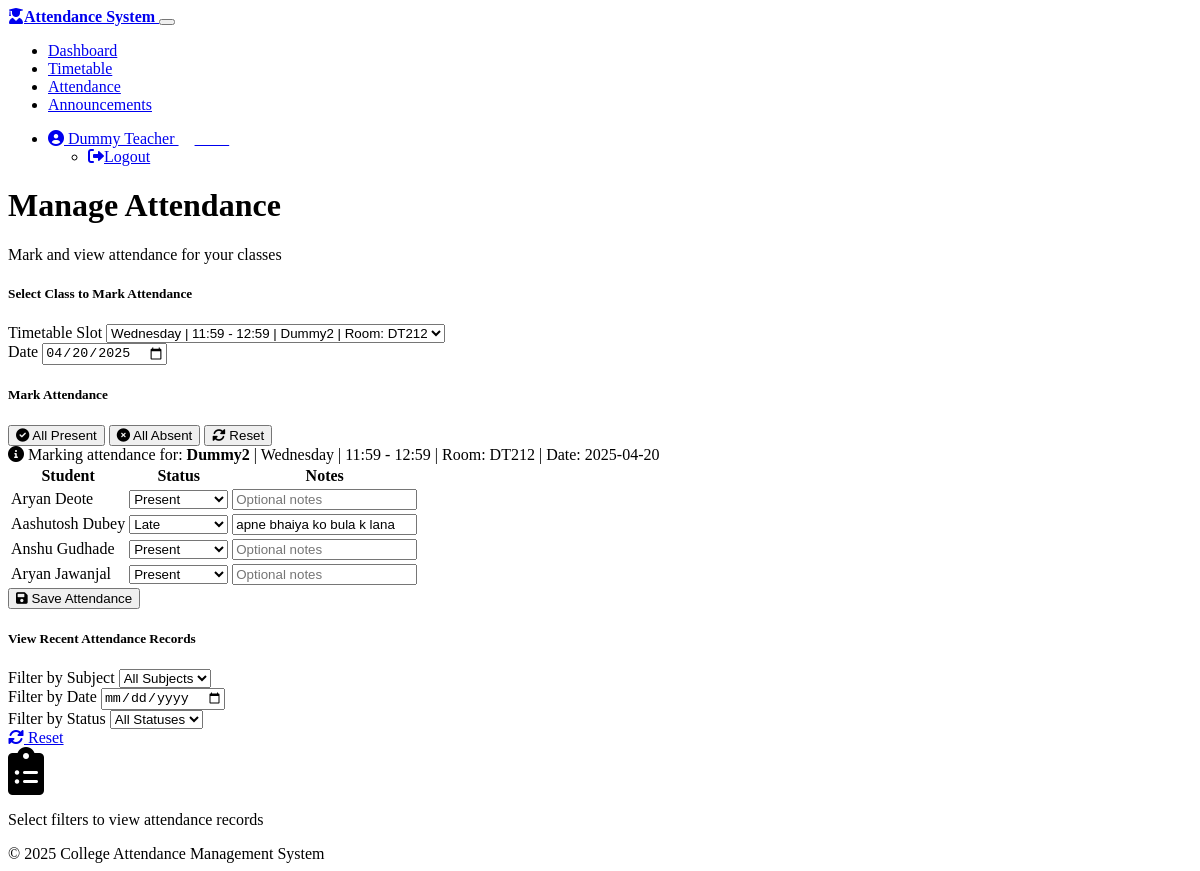
Screenshot of /teacher/attendance?slot_id=9&date=2025-04-20 (signed in) with the database file from the repository.
### models.py (models this page shows, shortened)
class Subject(db.Model):
    id = db.Column(db.Integer, primary_key=True)
    name = db.Column(db.String(100), nullable=False)
    code = db.Column(db.String(20), nullable=False, unique=True)
    description = db.Column(db.Text, nullable=True)
    teacher_id = db.Column(db.Integer, db.ForeignKey('user.id'), nullable=True)
    created_at = db.Column(db.DateTime, default=datetime.utcnow)
    updated_at = db.Column(db.DateTime, default=datetime.utcnow, onupdate=datetime.utcnow)
    timetable_slots = db.relationship('TimetableSlot', backref='subject', lazy=True)
    attendances = db.relationship('Attendance', backref='subject', lazy=True)
    announcements = db.relationship('Announcement', backref='subject', lazy=True)

class TimetableSlot(db.Model):
    id = db.Column(db.Integer, primary_key=True)
    day = db.Column(db.Enum(DayOfWeek), nullable=False)
    start_time = db.Column(db.Time, nullable=False)
    end_time = db.Column(db.Time, nullable=False)
    room = db.Column(db.String(50), nullable=True)
    subject_id = db.Column(db.Integer, db.ForeignKey('subject.id'), nullable=False)
    created_at = db.Column(db.DateTime, default=datetime.utcnow)
    updated_at = db.Column(db.DateTime, default=datetime.utcnow, onupdate=datetime.utcnow)
    attendances = db.relationship('Attendance', backref='timetable_slot', lazy=True)

class User(db.Model):
    id = db.Column(db.Integer, primary_key=True)
    email = db.Column(db.String(120), unique=True, nullable=False)
    password_hash = db.Column(db.String(256), nullable=False)
    first_name = db.Column(db.String(50), nullable=False)
    last_name = db.Column(db.String(50), nullable=False)
    role = db.Column(db.Enum(UserRole), nullable=False)
    created_at = db.Column(db.DateTime, default=datetime.utcnow)
    updated_at = db.Column(db.DateTime, default=datetime.utcnow, onupdate=datetime.utcnow)
    attendances = db.relationship('Attendance', backref='user', lazy=True, foreign_keys='Attendance.student_id')
    teachings = db.relationship('Subject', backref='teacher', lazy=True)
    announcements = db.relationship('Announcement', backref='creator', lazy=True)
    @property
    def full_name(self):
        return f"{self.first_name} {self.last_name}"

class Attendance(db.Model):
    id = db.Column(db.Integer, primary_key=True)
    date = db.Column(db.Date, nullable=False)
    status = db.Column(db.Enum(AttendanceStatus), nullable=False)
    notes = db.Column(db.Text, nullable=True)
    subject_id = db.Column(db.Integer, db.ForeignKey('subject.id'), nullable=False)
    student_id = db.Column(db.Integer, db.ForeignKey('user.id'), nullable=False)
    timetable_slot_id = db.Column(db.Integer, db.ForeignKey('timetable_slot.id'), nullable=False)
    marked_by_id = db.Column(db.Integer, db.ForeignKey('user.id'), nullable=False)
    created_at = db.Column(db.DateTime, default=datetime.utcnow)
    updated_at = db.Column(db.DateTime, default=datetime.utcnow, onupdate=datetime.utcnow)
    marked_by = db.relationship('User', foreign_keys=[marked_by_id])

### routes.py (the view, shortened to what this page needs)
    @app.route('/teacher/attendance', methods=['GET', 'POST'])
    @teacher_required()
    def teacher_attendance():
        user = get_current_user()
        teacher_subjects = Subject.query.filter_by(teacher_id=user.id).all()
        subject_ids = [subject.id for subject in teacher_subjects]
        timetable_slots = TimetableSlot.query.filter(
            TimetableSlot.subject_id.in_(subject_ids)
        ).order_by(TimetableSlot.day, TimetableSlot.start_time).all()
        subject_students = {}
        for subject in teacher_subjects:
            enrolled_students = db.session.query(User).join(
                student_subject, User.id == student_subject.c.student_id
            ).filter(student_subject.c.subject_id == subject.id).all()
            subject_students[subject.id] = enrolled_students
        selected_slot_id = request.args.get('slot_id')
        selected_date = request.args.get('date', datetime.now().strftime('%Y-%m-%d'))
        attendance_records = {}
        if selected_slot_id:
            selected_slot = TimetableSlot.query.get(selected_slot_id)
            if selected_slot and selected_slot.subject_id in subject_ids:
                selected_subject_id = selected_slot.subject_id
                students = subject_students.get(selected_subject_id, [])
                try:
                    attendance_date = datetime.strptime(selected_date, '%Y-%m-%d').date()
                    existing_records = Attendance.query.filter_by(
                        date=attendance_date,
                        timetable_slot_id=selected_slot_id
                    ).all()
                    for record in existing_records:
                        attendance_records[record.student_id] = record
                except ValueError:
                    flash('Invalid date format', 'danger')
        return render_template(
            'teacher/attendance.html',
            user=user,
            subjects=teacher_subjects,
            timetable_slots=timetable_slots,
            subject_students=subject_students,
            selected_slot_id=selected_slot_id,
            selected_date=selected_date,
            attendance_records=attendance_records,
            attendance_statuses=AttendanceStatus
        )

### routes.py (called while the page is built, shortened)
def teacher_required():
    def wrapper(fn):
        @wraps(fn)
        def decorator(*args, **kwargs):
            user_id = session.get('user_id')
            user_role = session.get('user_role')
            if user_id and user_role in [UserRole.ADMIN.value, UserRole.TEACHER.value]:
                return fn(*args, **kwargs)
        return decorator
    return wrapper

def get_current_user():
    user_id = session.get('user_id')
    if user_id:
        user = User.query.get(user_id)
        if user:
            return user

### templates/teacher/attendance.html (shortened to what this page needs)
{% extends "layout.html" %}
{% block content %}
<div class="row mb-4">
    <div class="col-12 d-flex justify-content-between align-items-center">
        <div>
            <h1 class="h3 mb-0">Manage Attendance</h1>
            <p class="text-muted">Mark and view attendance for your classes</p>
        </div>
    </div>
</div>
<div class="row mb-4">
    <div class="col-md-12">
        <div class="card">
            <div class="card-header bg-transparent">
                <h5 class="mb-0">Select Class to Mark Attendance</h5>
            </div>
            <div class="card-body">
                <form action="{{ url_for('teacher_attendance') }}" method="GET" class="row g-3">
                    <div class="col-md-4">
                        <label for="slot_id" class="form-label">Timetable Slot</label>
                        <select class="form-select" id="slot-select" name="slot_id" data-submit-on-change>
                            {% for slot in timetable_slots %}
                                <option value="{{ slot.id }}" {% if selected_slot_id|int == slot.id %}selected{% endif %}>
                                    {{ slot.day.value }} | {{ slot.start_time.strftime('%H:%M') }} - {{ slot.end_time.strftime('%H:%M') }} |
                                </option>
                            {% endfor %}
                        </select>
                    </div>
                    <div class="col-md-3">
                        <label for="attendance-date" class="form-label">Date</label>
                        <input type="date" class="form-control" id="attendance-date" name="date" value="{{ selected_date }}" data-submit-on-change>
                    </div>
                </form>
            </div>
        </div>
    </div>
</div>
{% if selected_slot_id %}
<div class="row">
    <div class="col-md-12">
        <div class="card">
            <div class="card-header bg-transparent d-flex justify-content-between align-items-center">
                <h5 class="mb-0">Mark Attendance</h5>
                <div>
                    <button type="button" id="mark-all-present" class="btn btn-sm btn-success me-1">
                        <i class="fas fa-check-circle me-1"></i> All Present
                    </button>
                    <button type="button" id="mark-all-absent" class="btn btn-sm btn-danger me-1">
                        <i class="fas fa-times-circle me-1"></i> All Absent
                    </button>
                    <button type="button" id="reset-all-statuses" class="btn btn-sm btn-secondary">
                        <i class="fas fa-sync-alt me-1"></i> Reset
                    </button>
                </div>
            </div>
            <div class="card-body">
                {% set timetable_slot = timetable_slots|selectattr('id', 'eq', selected_slot_id|int)|first %}
                {% if timetable_slot %}
                    {% set subject_id = timetable_slot.subject_id %}
                    {% set students = subject_students.get(subject_id, []) %}
                    {% if students %}
                        <form action="{{ url_for('teacher_attendance') }}" method="POST">
                            <div class="mb-3">
                                <div class="alert alert-info">
                                    <i class="fas fa-info-circle me-1"></i>
                                    Marking attendance for:
                                    <strong>{{ timetable_slot.subject.name }}</strong> |
                                    {{ timetable_slot.day.value }} |
                                    {{ timetable_slot.start_time.strftime('%H:%M') }} - {{ timetable_slot.end_time.strftime('%H:%M') }} |
                                    Room: {{ timetable_slot.room or 'N/A' }} |
                                    Date: {{ selected_date }}
                                </div>
                            </div>
                            <div class="table-responsive">
                                <table class="table table-hover">
                                    <thead class="table-dark">
                                        <tr>
                                            <th>Student</th>
                                            <th>Status</th>
                                            <th>Notes</th>
                                        </tr>
                                    </thead>
                                    <tbody>
                                        {% for student in students %}
                                            <tr>
                                                <td>
                                                    {{ student.full_name }}
                                                </td>
                                                <td>
                                                    {% set attendance_record = attendance_records.get(student.id) %}
                                                    <select class="form-select" name="statuses">
                                                        <option value="present" {% if attendance_record and attendance_record.status.value == 'present' %}selected{% endif %}>Present</option>
                                                        <option value="late" {% if attendance_record and attendance_record.status.value == 'late' %}selected{% endif %}>Late</option>
                                                    </select>
                                                </td>
                                                <td>
                                                    <input type="text" class="form-control" name="notes" placeholder="Optional notes" value="{{ attendance_record.notes if attendance_record else '' }}">
                                                </td>
                                            </tr>
                                        {% endfor %}
                                    </tbody>
                                </table>
                            </div>
                            <div class="text-end mt-3">
                                <button type="submit" class="btn btn-primary">
                                    <i class="fas fa-save me-1"></i> Save Attendance
                                </button>
                            </div>
                        </form>
                    {% else %}
                        <div class="text-center py-4">
                            <i class="fas fa-user-graduate fa-3x text-muted mb-3"></i>
                            <p>No students are enrolled in this subject</p>
                        </div>
                    {% endif %}
                {% endif %}
            </div>
        </div>
    </div>
</div>
{% endif %}
<div class="row mt-4">
    <div class="col-md-12">
        <div class="card">
            <div class="card-header bg-transparent">
                <h5 class="mb-0">View Recent Attendance Records</h5>
            </div>
            <div class="card-body">
                <form action="{{ url_for('teacher_attendance') }}" method="GET" class="row g-3 mb-4">
                    <div class="col-md-4">
                        <label for="filter-subject" class="form-label">Filter by Subject</label>
                        <select class="form-select" id="filter-subject" name="filter_subject_id" data-submit-on-change>
                            <option value="">All Subjects</option>
                        </select>
                    </div>
                    <div class="col-md-3">
                        <label for="filter-date" class="form-label">Filter by Date</label>
                        <input type="date" class="form-control" id="filter-date" name="filter_date" value="{{ request.args.get('filter_date', '') }}" data-submit-on-change>
                    </div>
                    <div class="col-md-3">
                        <label for="filter-status" class="form-label">Filter by Status</label>
                        <select class="form-select" id="filter-status" name="filter_status" data-submit-on-change>
                            <option value="">All Statuses</option>
                        </select>
                    </div>
                    <div class="col-md-2 d-flex align-items-end">
                        <a href="{{ url_for('teacher_attendance') }}" class="btn btn-secondary w-100">
                            <i class="fas fa-sync-alt me-1"></i> Reset
                        </a>
                    </div>
                </form>
                <div id="attendance-records-container">
                    <div class="text-center py-4">
                        <i class="fas fa-clipboard-list fa-3x text-muted mb-3"></i>
                        <p>Select filters to view attendance records</p>
                    </div>
                </div>
            </div>
        </div>
    </div>
</div>
{% endblock %}

### static/css/custom.css (style rules this page uses)
.table-responsive { overflow-x: auto; -webkit-overflow-scrolling: touch; }

### rows the page displays
Subject: subject.name "Dummy2"
TimetableSlot: day.value "Wednesday", start_time "11:59", end_time "12:59", room "DT212"
User: full_name "Aryan Deote"
User: full_name "Aashutosh Dubey"
Attendance: notes "apne bhaiya ko bula k lana"
User: full_name "Anshu Gudhade"
User: full_name "Aryan Jawanjal"

### other values shown
{{ session.get('user_name') }} "Dummy Teacher"
{{ session.get('user_role') }} "teacher"
{{ selected_date }} "2025-04-20"
{{ now.year }} "2025"
form field slot_id "Wednesday | 11:59 - 12:59 | Dummy2 | Room: DT212"
